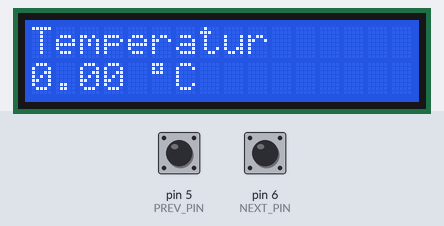
The sketch below on a simulated Arduino Mega 2560, built with avr-gcc and run on an emulated ATmega2560. On the bench: 16×2 character LCD. The inputs (shaded band) are chosen by the test bench; at power-on: pin 5 (PREV_PIN) HIGH, pin 6 (NEXT_PIN) HIGH. What the sketch prints to the serial monitor is not drawn.

Above: at 1.2 s.
1.3 s: pin 5 (PREV_PIN) pulled LOW for 3.2 s
At 1.83 s:
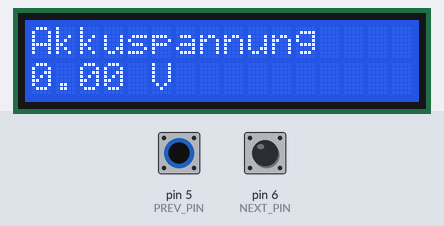
6.0 s: pin 6 (NEXT_PIN) pulled LOW for 1 s
At 7.4 s:
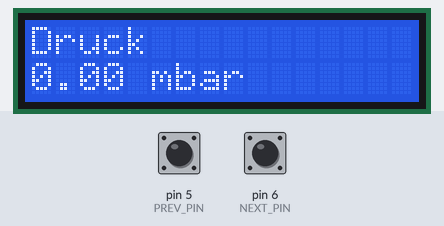
11.6 s: pin 6 (NEXT_PIN) pulled LOW for 1 s
At 13.4 s:
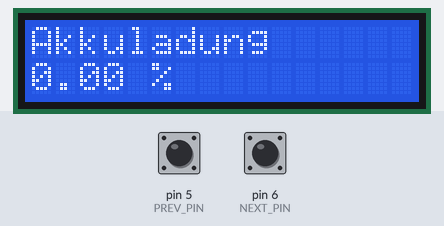
15.6 s: pin 6 (NEXT_PIN) pulled LOW for 0.15 s
At 17.3 s:
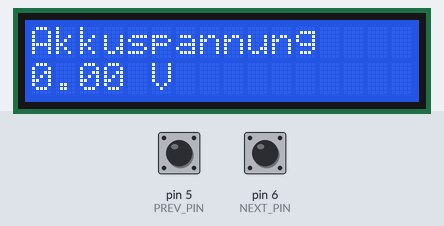
Timing chart, 0 to 18.5 s (numbered marks = the images above; inputs shaded):
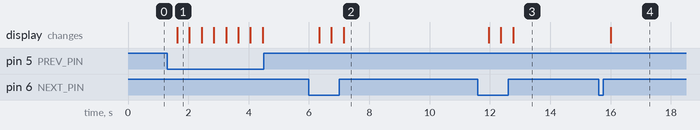

Measured:
- after the input at 1.3 s, the display: changes after 0.33 s (image 1)
- after the input at 6.0 s, the display: first changes after 0.34 s (image 2 shows a later state)
- after the input at 11.6 s, the display: first changes after 0.35 s (image 3 shows a later state)
- after the input at 15.6 s, the display: changes after 0.41 s (image 4)
- what the display in image 1 shows lasts 0.4 s, from 1.6 s to 2.0 s

The sketch:

MEGA2560.ino
```cpp
#include <LiquidCrystal.h>
#include <Wire.h>

// Initalisierung der Bibliothek mit Pins zur Kommunikation
LiquidCrystal lcd(12, 11, 10, 9, 8, 7);

char fieldNumber = '0';
byte Feldnummer = 1;
float Temperatur;
float Feuchte;
float Druck;
float Helligkeit;
float Akkuspannung;
float Quality;
float Taupunkt;
float Akkuladung;

#define NEXT_PIN 6
#define PREV_PIN 5

/* Präkompilerdefinition TEST_MODE für Testmodus
 * entfernen um Testmodusanweisungen nicht zu kompilieren.
 * Betrifft va. Ausgaben über serielle Schnittstelle
 */
#define TEST_MODE


void setup() {
  // Setup LCD-Display
  lcd.begin(16, 2);

  // Setup I2C-Bus
  Wire.begin(8);                // Beitreten mit Adresse #8
  Wire.onReceive(receiveEvent); // Interrupt Event registrieren

  #ifdef TEST_MODE
  // Setup serielle Schnittstelle
  Serial.begin(9600);
  #endif

  // Setup Input-Pins
  pinMode(NEXT_PIN, INPUT_PULLUP);
  pinMode(PREV_PIN, INPUT_PULLUP);
}


void loop() {

  if (!digitalRead(NEXT_PIN)) {
    delay(300);
    (Feldnummer < 8) ? Feldnummer++ : Feldnummer = 1;

    #ifdef TEST_MODE
    Serial.print("Feldnummer ");
    Serial.println(Feldnummer);
    #endif
  }

  if (!digitalRead(PREV_PIN)) {
    delay(300);
    (Feldnummer > 1) ? Feldnummer-- : Feldnummer = 8;

    #ifdef TEST_MODE
    Serial.print("Feldnummer ");
    Serial.println(Feldnummer);
    #endif
  }

  // LCD-Anzeige in Abh. der aktuellen Feldnummer
  switch (Feldnummer) {

    case 1:
      printLCD("Temperatur", Temperatur, (" \xDF" "C"));
      break;

    case 2:
      printLCD("Feuchte", Feuchte, " %");
      break;

    case 3:
      printLCD("Taupunkt", Taupunkt, (" \xDF" "C"));
      break;

    case 4:
      printLCD("Druck", Druck, " mbar");
      break;

    case 5:
      printLCD("Helligkeit", Helligkeit, "");
      break;

    case 6:
      printLCD("Luftqualit\xE1t", Quality, "");
      break;

    case 7:
      printLCD("Akkuladung", Akkuladung, " %");
      break;

    case 8:
      printLCD("Akkuspannung", Akkuspannung, " V");
      break;
  }

 delay(100);
}


void printLCD(String nachricht, float wert, String einheit)
{
  lcd.clear();

  lcd.setCursor(0,0);
  lcd.print(nachricht);

  lcd.setCursor(0,1);
  lcd.print(wert);
  lcd.print(einheit);
}


void receiveEvent(int howMany)
{
  String nachricht = "";
  char number ='0';

  // Lesen der vorangestellten ID (Feldnummer)
  number = (char)Wire.read();

  #ifdef TEST_MODE
  Serial.print("number: "); Serial.println(number);
  #endif

  // Nachricht byteweise empfangen
  while(Wire.available())
  {
    nachricht += String((char)Wire.read());
  }
  Serial.println(nachricht);

  // Zuweisen in Abh. der ID (Feldnummer)
  switch(number){
    case '1':
      Temperatur = nachricht.toFloat();

      #ifdef TEST_MODE
      Serial.print("Temp: "); Serial.println(Temperatur);
      #endif

      fieldNumber = '0';
      break;

    case '2':
      Feuchte = nachricht.toFloat();

      #ifdef TEST_MODE
      Serial.print("Feuchte: "); Serial.println(Feuchte);
      #endif

      fieldNumber = '0';
      break;

    case '3':
      Druck = nachricht.toFloat();

      #ifdef TEST_MODE
      Serial.print("Druck: "); Serial.println(Druck);
      #endif

      fieldNumber = '0';
      break;

    case '4':
      Helligkeit = nachricht.toFloat();

      #ifdef TEST_MODE
      Serial.print("Helligkeit: "); Serial.println(Helligkeit);
      #endif

      fieldNumber = '0';
      break;

    case '5':
      Akkuspannung = nachricht.toFloat();

      #ifdef TEST_MODE
      Serial.print("Akku: "); Serial.println(Akkuspannung,5);
      #endif

      fieldNumber = '0';
      break;

    case '6':
      Quality = nachricht.toFloat();

      #ifdef TEST_MODE
      Serial.print("Luftqualität: "); Serial.println(Quality,5);
      #endif

      fieldNumber = '0';
      break;

    case '7':
      Taupunkt = nachricht.toFloat();

      #ifdef TEST_MODE
      Serial.print("Taupunkt: "); Serial.println(Taupunkt,5);
      #endif

      fieldNumber = '0';
      break;

    case '8':
      Akkuladung = nachricht.toFloat();

      #ifdef TEST_MODE
      Serial.print("Akkuladung: "); Serial.println(Akkuladung,5);
      #endif

      fieldNumber = '0';
      break;
  }
}
```
